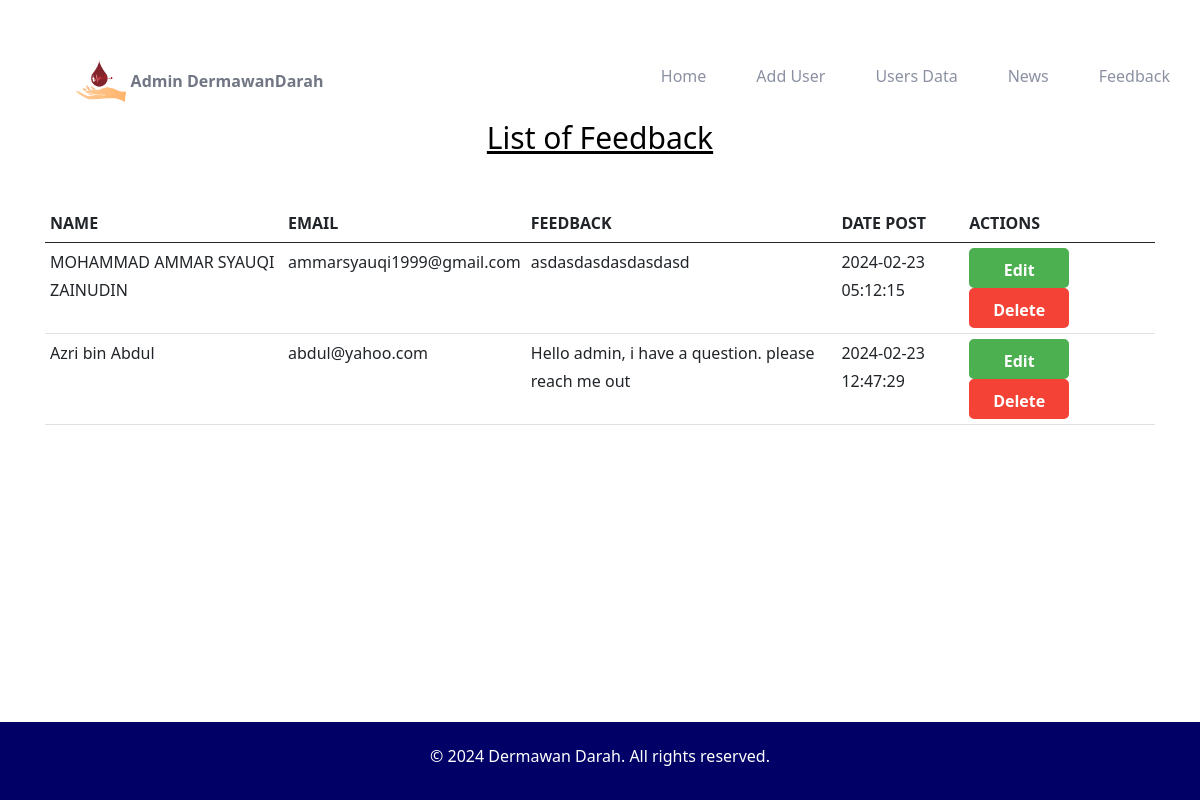
The app's page /admin/feedback.php with its own data.
### tables this page shows
CREATE TABLE `feedback` (
  `id` int(4) NOT NULL,
  `name` varchar(255) NOT NULL,
  `email` varchar(255) NOT NULL,
  `feedbackmsg` varchar(4000) NOT NULL,
  `datepost` datetime NOT NULL DEFAULT current_timestamp()
);

### admin/feedback.php (the view, shortened to what this page needs)
<!DOCTYPE html>
<html lang="en">
<head>
  <link href="https://cdn.jsdelivr.net/npm/bootstrap@5.0.2/dist/css/bootstrap.min.css" rel="stylesheet"
>
  <link rel="stylesheet" href="https://cdnjs.cloudflare.com/ajax/libs/font-awesome/4.7.0/css/font-awesome.min.css">
  <link rel="stylesheet" href="/fyp/style.css">
</head>
<body id="top">
  <main>
    <header class="header" data-header>
      <div class="container">
        <div class="logo-container">
          <img src="images/asset5.png" alt="Logo" class="logo-image">
          <span class="logo-text">Admin DermawanDarah</span>
        </div>
        <nav class="navbar" data-navbar>
          <ul class="navbar-list">
            <li class="navbar-item">
              <a href="adminindex.php" class="navbar-link" data-nav-link>Home</a>
            </li>
            <li class="navbar-item">
              <a href="create.php" class="navbar-link" data-nav-link>Add User</a>
            </li>
            <li class="navbar-item">
              <a href="userdata.php" class="navbar-link" data-nav-link>Users Data</a>
            </li>
            <li class="navbar-item">
              <a href="admininfo.php" class="navbar-link" data-nav-link>News</a>
            </li>
            <li class="navbar-item">
              <a href="feedback.php" class="navbar-link" data-nav-link>Feedback</a>
            </li>
          </ul>
        </nav>
      </div>
    </header>
    <div id="tableSection">
    <h1 id="texttitle">List of Feedback</h1><br>
      <div class="container my-4">
        <table class="table">
          <thead>
            <tr>
              <th>NAME</th>
              <th>EMAIL</th>
              <th>FEEDBACK</th>
              <th>DATE POST</th>
              <th>ACTIONS</th>
            </tr>
          </thead>
          <tbody>
            <?php
            include "connection.php";
            $sql = "SELECT * FROM feedback";
            $result = $conn->query($sql);
            while ($row = $result->fetch_assoc()) {
              echo "
                      <tr>
                          <td>$row[name]</td>
                          <td>$row[email]</td>
                          <td>$row[feedbackmsg]</td>
                          <td>$row[datepost]</td>
                          <td>
                          <a class='buttonedit' href='edit.php?id=$row[id]'>Edit</a>
                          <a class='buttondelete' href='delete.php?id=$row[id]'>Delete</a>
                          </td>
                      </tr>
                  ";
            }
            ?>
          </tbody>
        </table>
      </div>
    </div>
    <footer>
      <p>&copy; 2024 Dermawan Darah. All rights reserved.</p>
    </footer>
  </main>
</body>
</html>

### style.css (style rules this page uses)
*, *::before, *::after { margin: 0; padding: 0; box-sizing: border-box; }
li { list-style: none; }
a, img, span, input, button, ion-icon { display: block; }
a { color: inherit; text-decoration: none; }
img { height: auto; }
html { font-family: sans-serif; font-size: 10px; scroll-behavior: smooth; }
body { background-color: #fff; color: hsl(225, 8%, 48%); font-size: 1.6rem; line-height: 1.75; }
.container { padding-inline: 15px; }
.header { position: fixed; top: 0; left: 0; width: 100%; padding-block: 25px; transition: padding 0.25s ease; z-index: 4; }
.header .container { display: flex; justify-content: space-between; align-items: center; }
.logo-container { display: flex; align-items: center; padding-left: 4%; }
.logo-image { width: 50px; height: auto; margin-right: 5px; }
.logo-text { font-weight: bold; }
.navbar { padding-right: 4%; position: fixed; top: 0; right: 0; background-color: hsl(240, 8%, 12%); color: #fff; max-width: 300px; width: 100%; height: 100%; padding: 30px; z-index: 1; transform: translateX(100%); visibility: hidden; transition: 0.25s cubic-bezier(0.51, 0.03, 0.64, 0.28); }
.navbar-item:not(:last-child) { border-block-end: 1px solid hsl(0, 0%, 21%); }
.navbar-link { font-size: 1.4rem; font-weight: 700; padding-block: 15px; text-transform: uppercase; transition: 0.25s ease; }
@media (min-width: 575px) { .container { max-width: 540px; width: 100%; margin-inline: auto; } }
@media (min-width: 575px) { .header .container { max-width: unset; } }
@media (min-width: 768px) { .container { max-width: 720px; } }
@media (min-width: 992px) { .container { max-width: 960px; } }
@media (min-width: 992px) { .header { padding-block-start: 47px; } }
@media (min-width: 992px) { .navbar, .navbar.active { all: unset; } }
@media (min-width: 992px) { .navbar-item:not(:last-child) { border: none; } }
@media (min-width: 992px) { .navbar-list { display: flex; gap: 30px; } }
@media (min-width: 992px) { .navbar-link { position: relative; color: hsl(225, 11%, 59%); text-transform: capitalize; font-size: unset; font-weight: 500; } }
@media (min-width: 992px) { .navbar-link::before { content: ""; position: absolute; bottom: 5px; left: 0; width: 0; height: 4px; border-radius: 5px; background-color: hsl(241, 77%, 63%); transition: 0.25s ease; } }
@media (min-width: 1200px) { .container { max-width: 1140px; } }
@media (min-width: 1200px) { .header .container { padding-inline: 30px; } }
@media (min-width: 1200px) { .navbar-list { gap: 50px; } }

### admin/feedback.php (style rules this page uses)
#texttitle { margin-top: 70px; text-align: center; color: black; text-decoration: underline; font-size: 30px; }
.buttonedit, .buttondelete { display: inline-block; width: 100px; height: 40px; line-height: 40px; text-align: center; border-radius: 5px; margin-right: 10px; text-decoration: none; font-weight: bold; cursor: pointer; }
.buttonedit { background-color: #4CAF50; border: 2px solid #4CAF50; color: white; }
.buttondelete { background-color: #f44336; border: 2px solid #f44336; color: white; }
#tableSection { margin-top: 10%; }
footer { position: fixed; bottom: 0; width: 100%; padding: 20px; background-color: #010066; text-align: center; color: white; }

### records on screen
feedback: name "MOHAMMAD AMMAR SYAUQI ZAINUDIN", email "ammarsyauqi1999@gmail.com", feedbackmsg "asdasdasdasdasdasd", datepost "2024-02-23 05:12:15"
feedback: name "Azri bin Abdul", email "abdul@yahoo.com", feedbackmsg "Hello admin, i have a question. please reach me out", datepost "2024-02-23 12:47:29"
